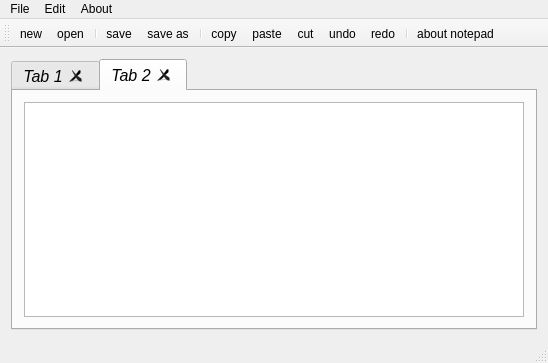
<?xml version="1.0" encoding="UTF-8"?>
<ui version="4.0">
 <class>MainWindow</class>
 <widget class="QMainWindow" name="MainWindow">
  <property name="geometry">
   <rect>
    <x>0</x>
    <y>0</y>
    <width>548</width>
    <height>363</height>
   </rect>
  </property>
  <property name="windowTitle">
   <string>MainWindow</string>
  </property>
  <property name="tabShape">
   <enum>QTabWidget::Rounded</enum>
  </property>
  <widget class="QWidget" name="centralWidget">
   <layout class="QHBoxLayout" name="horizontalLayout">
    <item>
     <widget class="QTabWidget" name="tabWidget">
      <property name="font">
       <font>
        <pointsize>12</pointsize>
        <italic>true</italic>
       </font>
      </property>
      <property name="currentIndex">
       <number>1</number>
      </property>
      <property name="tabsClosable">
       <bool>true</bool>
      </property>
      <property name="movable">
       <bool>true</bool>
      </property>
      <property name="tabBarAutoHide">
       <bool>false</bool>
      </property>
      <widget class="QWidget" name="tab">
       <attribute name="title">
        <string>Tab 1</string>
       </attribute>
       <layout class="QHBoxLayout" name="horizontalLayout_2">
        <item>
         <widget class="QLabel" name="label">
          <property name="text">
           <string>                                                   this is the default page</string>
          </property>
         </widget>
        </item>
       </layout>
      </widget>
      <widget class="QWidget" name="tab_2">
       <attribute name="title">
        <string>Tab 2</string>
       </attribute>
       <layout class="QHBoxLayout" name="horizontalLayout_3">
        <item>
         <widget class="QTextEdit" name="textEdit"/>
        </item>
       </layout>
      </widget>
     </widget>
    </item>
   </layout>
  </widget>
  <widget class="QMenuBar" name="menuBar">
   <property name="geometry">
    <rect>
     <x>0</x>
     <y>0</y>
     <width>548</width>
     <height>24</height>
    </rect>
   </property>
   <widget class="QMenu" name="menuFile">
    <property name="title">
     <string>File</string>
    </property>
    <addaction name="actionnew"/>
    <addaction name="actionopen"/>
    <addaction name="separator"/>
    <addaction name="actionsave"/>
    <addaction name="actionsaveas"/>
   </widget>
   <widget class="QMenu" name="menuEdit">
    <property name="title">
     <string>Edit</string>
    </property>
    <addaction name="actioncopy"/>
    <addaction name="actionpaste"/>
    <addaction name="actioncut"/>
    <addaction name="separator"/>
    <addaction name="actionundo"/>
    <addaction name="actionredo"/>
    <addaction name="separator"/>
    <addaction name="actionfont"/>
    <addaction name="actioncolor"/>
    <addaction name="actionback_ground_color"/>
    <addaction name="actionnotepad_background_color"/>
    <addaction name="actionprint"/>
   </widget>
   <widget class="QMenu" name="menuAbout">
    <property name="title">
     <string>About</string>
    </property>
    <addaction name="actionabout_notepad"/>
   </widget>
   <addaction name="menuFile"/>
   <addaction name="menuEdit"/>
   <addaction name="menuAbout"/>
  </widget>
  <widget class="QToolBar" name="mainToolBar">
   <attribute name="toolBarArea">
    <enum>TopToolBarArea</enum>
   </attribute>
   <attribute name="toolBarBreak">
    <bool>false</bool>
   </attribute>
   <addaction name="actionnew"/>
   <addaction name="actionopen"/>
   <addaction name="separator"/>
   <addaction name="actionsave"/>
   <addaction name="actionsaveas"/>
   <addaction name="separator"/>
   <addaction name="actioncopy"/>
   <addaction name="actionpaste"/>
   <addaction name="actioncut"/>
   <addaction name="actionundo"/>
   <addaction name="actionredo"/>
   <addaction name="separator"/>
   <addaction name="actionabout_notepad"/>
  </widget>
  <widget class="QStatusBar" name="statusBar"/>
  <action name="actionnew">
   <property name="icon">
    <iconset resource="resources.qrc">
     <normaloff>:/icons/icons/Hopstarter-Soft-Scraps-File-New.ico</normaloff>:/icons/icons/Hopstarter-Soft-Scraps-File-New.ico</iconset>
   </property>
   <property name="text">
    <string>new</string>
   </property>
  </action>
  <action name="actionopen">
   <property name="icon">
    <iconset resource="resources.qrc">
     <normaloff>:/icons/icons/Custom-Icon-Design-Flatastic-4-Open.ico</normaloff>:/icons/icons/Custom-Icon-Design-Flatastic-4-Open.ico</iconset>
   </property>
   <property name="text">
    <string>open</string>
   </property>
  </action>
  <action name="actionsave">
   <property name="icon">
    <iconset resource="resources.qrc">
     <normaloff>:/icons/icons/Saki-NuoveXT-Actions-save-all.ico</normaloff>:/icons/icons/Saki-NuoveXT-Actions-save-all.ico</iconset>
   </property>
   <property name="text">
    <string>save</string>
   </property>
  </action>
  <action name="actionsaveas">
   <property name="icon">
    <iconset resource="resources.qrc">
     <normaloff>:/icons/icons/Avosoft-Warm-Toolbar-Folder-open.ico</normaloff>:/icons/icons/Avosoft-Warm-Toolbar-Folder-open.ico</iconset>
   </property>
   <property name="text">
    <string>save as</string>
   </property>
  </action>
  <action name="actioncopy">
   <property name="icon">
    <iconset resource="resources.qrc">
     <normaloff>:/icons/icons/Avosoft-Warm-Toolbar-Folder-open.ico</normaloff>:/icons/icons/Avosoft-Warm-Toolbar-Folder-open.ico</iconset>
   </property>
   <property name="text">
    <string>copy</string>
   </property>
  </action>
  <action name="actionpaste">
   <property name="icon">
    <iconset resource="resources.qrc">
     <normaloff>:/icons/icons/book.png</normaloff>:/icons/icons/book.png</iconset>
   </property>
   <property name="text">
    <string>paste</string>
   </property>
  </action>
  <action name="actioncut">
   <property name="icon">
    <iconset resource="resources.qrc">
     <normaloff>:/icons/icons/Custom-Icon-Design-Flatastic-1-Cut.svg</normaloff>:/icons/icons/Custom-Icon-Design-Flatastic-1-Cut.svg</iconset>
   </property>
   <property name="text">
    <string>cut</string>
   </property>
  </action>
  <action name="actionabout_notepad">
   <property name="icon">
    <iconset resource="resources.qrc">
     <normaloff>:/icons/icons/Oxygen-Icons.org-Oxygen-Actions-help-about.ico</normaloff>:/icons/icons/Oxygen-Icons.org-Oxygen-Actions-help-about.ico</iconset>
   </property>
   <property name="text">
    <string>about notepad</string>
   </property>
  </action>
  <action name="actionundo">
   <property name="icon">
    <iconset resource="resources.qrc">
     <normaloff>:/icons/icons/Custom-Icon-Design-Flatastic-10-Open-file.ico</normaloff>:/icons/icons/Custom-Icon-Design-Flatastic-10-Open-file.ico</iconset>
   </property>
   <property name="text">
    <string>undo</string>
   </property>
  </action>
  <action name="actionredo">
   <property name="icon">
    <iconset resource="resources.qrc">
     <normaloff>:/icons/icons/Hopstarter-Soft-Scraps-Folder-Open.ico</normaloff>:/icons/icons/Hopstarter-Soft-Scraps-Folder-Open.ico</iconset>
   </property>
   <property name="text">
    <string>redo</string>
   </property>
  </action>
  <action name="actioncolor">
   <property name="text">
    <string>color</string>
   </property>
  </action>
  <action name="actionfont">
   <property name="text">
    <string>font</string>
   </property>
  </action>
  <action name="actionback_ground_color">
   <property name="text">
    <string>back ground color</string>
   </property>
  </action>
  <action name="actionnotepad_background_color">
   <property name="text">
    <string>notepad background color</string>
   </property>
  </action>
  <action name="actionprint">
   <property name="icon">
    <iconset resource="resources.qrc">
     <normaloff>:/icons/icons/Avosoft-Warm-Toolbar-Folder-open.ico</normaloff>:/icons/icons/Avosoft-Warm-Toolbar-Folder-open.ico</iconset>
   </property>
   <property name="text">
    <string>print</string>
   </property>
  </action>
 </widget>
 <layoutdefault spacing="6" margin="11"/>
 <resources>
  <include location="resources.qrc"/>
 </resources>
 <connections/>
</ui>
